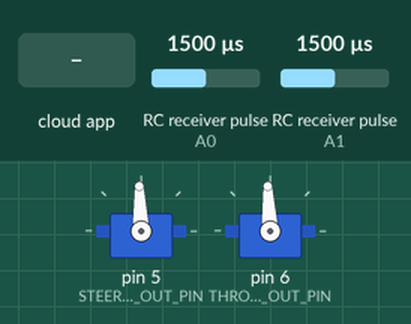
Simulated run of this sketch. Board: Arduino Uno, built with avr-gcc and run on an emulated ATmega328P. Parts: 2 × servo. Wiring (inferred from the names in the program): 2 × RC receiver channel: data A0 / data A1. The test bench sets the inputs (shaded band); at power-on: RC receiver pulse (sensors on A0, A1) 1500 µs. The ROS host is connected and sends only what is stated.

Above: at 1.5 s.
1.6 s: RC receiver pulse (sensor on A0) set to 1020 µs
At 3.85 s:
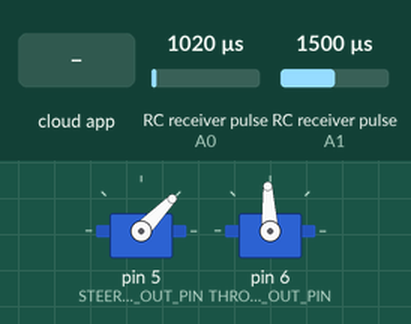
4.6 s: RC receiver pulse (sensor on A1) set to 1020 µs
At 5.9 s:
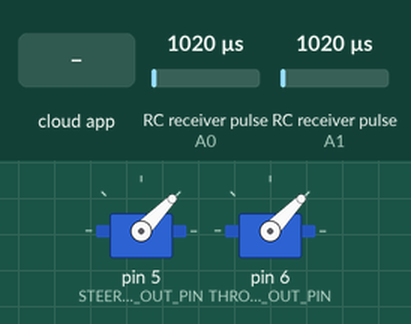
7.6 s: the phone or cloud app sets linear.x to -100
10.6 s: RC receiver pulse (sensor on A0) set to 1250 µs
At 11.56 s:
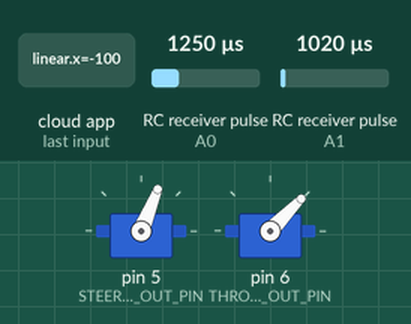
13.6 s: RC receiver pulse (sensor on A1) set to 1500 µs
At 14.65 s:
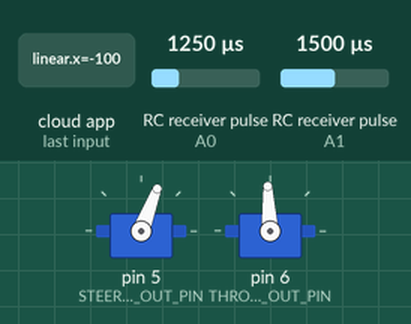
16.6 s: RC receiver pulse (sensor on A0) set to 1500 µs
Timing chart, 0 to 20.6 s (numbered marks = the images above; inputs shaded):
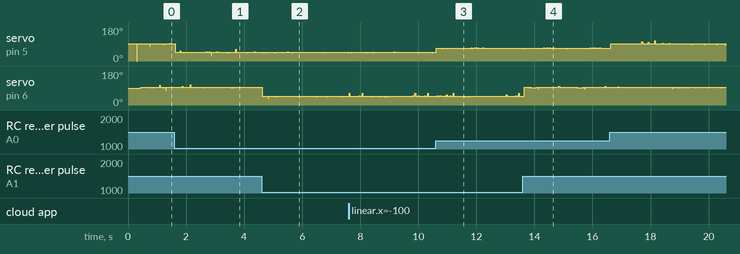

The sketch:

xmaxx_arduino_rc.ino
```cpp
#include <TimedAction.h>
#include <ros.h>
#include <Servo.h>
#include <PinChangeInt.h>
#include <std_msgs/UInt16.h>
#include <std_msgs/String.h>
#include <std_msgs/Int32.h>
#include <std_msgs/Empty.h>
#include <geometry_msgs/Twist.h>
#include <geometry_msgs/TwistStamped.h>

// Assign your channel in pins.
#define THROTTLE_IN_PIN A1
#define STEERING_IN_PIN A0

// Assign your channel out pins.
#define THROTTLE_OUT_PIN 6
#define STEERING_OUT_PIN 5

#define analogLow 988
#define analogHigh 1988
#define analogCenter 1488
#define analogCenterLow 1458
#define analogCenterHigh 1518

// Time to wait each loop.
#define SPIN_DELAY 2

// Single logging function timer.
#define TELEMETRY_ACTION_DELAY 30

// In keyboard control mode set throttle to zero on message receiver timeout.
#define CMD_RECEIVED_TIMEOUT 500

// These bit flags are set in bUpdateFlagsShared to indicate which
// channels have new signals.
#define THROTTLE_FLAG 1
#define STEERING_FLAG 2

// Time the last command was received on the throttle channel.
volatile uint32_t lastCmdReceivedTime;

// holds the update flags defined above
volatile uint8_t bUpdateFlagsShared;

// shared variables are updated by the ISR and read by loop.
// In loop we immediatley take local copies so that the ISR can keep ownership of the
// shared ones. To access these in loop
// we first turn interrupts off with noInterrupts
// we take a copy to use in loop and the turn interrupts back on
// as quickly as possible, this ensures that we are always able to receive new signals
volatile uint16_t unThrottleInShared;
volatile uint16_t unSteeringInShared;

// These are used to record the rising edge of a pulse in the calcInput functions
// They do not need to be volatile as they are only used in the ISR. If we wanted
// to refer to these in loop and the ISR then they would need to be declared volatile
uint32_t ulThrottleStart;
uint32_t ulSteeringStart;

// control source {1: human-radio, 2: human-keyboard, 3: computer}
// Read the values from the pins in radio control mode only.
volatile uint8_t control_mode;

ros::NodeHandle nodeHandle;
geometry_msgs::TwistStamped message;

// Servo objects generate the signals expected by Electronic Speed Controllers and Servos
// We will use the objects to output the signals we read in
// this example code provides a straight pass through of the signal with no custom processing
Servo servoThrottle;
Servo servoSteering;

TimedAction cmdLogAction = TimedAction(TELEMETRY_ACTION_DELAY, publish_telemetry);

/*
   The interrupt service routine attached to the trottle pin.
*/
void calcThrottle() {
  if (control_mode == 1) {
    // if the pin is high, its a rising edge of the signal pulse, so lets record its value
    if (digitalRead(THROTTLE_IN_PIN) == HIGH) {
      ulThrottleStart = micros();
    }
    else {
      // else it must be a falling edge, so lets get the time and subtract the time of the rising edge
      // this gives use the time between the rising and falling edges i.e. the pulse duration.
      unThrottleInShared = (uint16_t)(micros() - ulThrottleStart);
      // use set the throttle flag to indicate that a new throttle signal has been received
      bUpdateFlagsShared |= THROTTLE_FLAG;
    }
  }
}

/*
   The interrupt service routine attached to the steering pin.
*/
void calcSteering() {
  if (control_mode == 1) {
    if (digitalRead(STEERING_IN_PIN) == HIGH) {
      ulSteeringStart = micros();
    }
    else {
      unSteeringInShared = (uint16_t)(micros() - ulSteeringStart);
      bUpdateFlagsShared |= STEERING_FLAG;
    }
  }
}

ros::Publisher publisher("/roy_teleop/cmd_logging", &message);

/*
   2 Channels in keyboard mode separate throttle from steering.
    angular.x = channel {0: none, 1: throttle, 2: steering, 3: both}
    angular.y = _
    angular.z = steering
    linear.x = control source {0: use last, 1: human-radio, 2: human-keyboard, 3: computer}
    linear.y = _
    linear.z = throttle
*/
void publish_telemetry() {
  publish_teleop(servoSteering.readMicroseconds(), servoThrottle.readMicroseconds(), (int) control_mode);
}

void publish_teleop(int angle, int throttle, int ctl_source) {
  message.header.stamp = nodeHandle.now();
  message.twist.angular.z = angle;
  message.twist.linear.x = ctl_source;
  message.twist.linear.z = throttle;
  publisher.publish(&message);
}

/*
   Switch off throttle on command receiver timeout when not in radio mode.
*/
void check_throttle() {
  if (control_mode == 1) {
    return;
  }

  if ((micros() - lastCmdReceivedTime) / 1000 > CMD_RECEIVED_TIMEOUT) {
    if (servoThrottle.readMicroseconds() != analogCenter) {
      servoThrottle.writeMicroseconds(analogCenter);
    }
  }
}

/*
  Drive the servos by radio control.
*/
void rcDrive() {
  if (control_mode != 1) {
    return;
  }

  // create local variables to hold a local copies of the channel inputs
  // these are declared static so that thier values will be retained
  // between calls to loop.
  static uint16_t unThrottleIn;
  static uint16_t unSteeringIn;

  // local copy of update flags
  static uint8_t bUpdateFlags;

  // check shared update flags to see if any channels have a new signal
  if (bUpdateFlagsShared) {
    // turn interrupts off quickly while we take local copies of the shared variables
    noInterrupts();

    // take a local copy of which channels were updated in case we need to use this in the rest of loop
    bUpdateFlags = bUpdateFlagsShared;

    // in the current code, the shared values are always populated
    // so we could copy them without testing the flags
    // however in the future this could change, so lets
    // only copy when the flags tell us we can.
    if (bUpdateFlags & THROTTLE_FLAG) {
      unThrottleIn = unThrottleInShared;
    }

    if (bUpdateFlags & STEERING_FLAG) {
      unSteeringIn = unSteeringInShared;
    }

    // clear shared copy of updated flags as we have already taken the updates
    // we still have a local copy if we need to use it in bUpdateFlags
    bUpdateFlagsShared = 0;

    interrupts(); // we have local copies of the inputs, so now we can turn interrupts back on
    // as soon as interrupts are back on, we can no longer use the shared copies, the interrupt
    // service routines own these and could update them at any time. During the update, the
    // shared copies may contain junk. Luckily we have our local copies to work with :-)
  }

  // do any processing from here onwards
  // only use the local values unAuxIn, unThrottleIn and unSteeringIn, the shared
  // variables unAuxInShared, unThrottleInShared, unSteeringInShared are always owned by
  // the interrupt routines and should not be used in loop

  // the following code provides simple pass through
  // this is a good initial test, the Arduino will pass through
  // receiver input as if the Arduino is not there.
  // This should be used to confirm the circuit and power
  // before attempting any custom processing in a project.

  // we are checking to see if the channel value has changed, this is indicated
  // by the flags. For the simple pass through we don't really need this check,
  // but for a more complex project where a new signal requires significant processing
  // this allows us to only calculate new values when we have new inputs, rather than
  // on every cycle.

  if (bUpdateFlags & THROTTLE_FLAG) {
    if (servoThrottle.readMicroseconds() != unThrottleIn) {
      servoThrottle.writeMicroseconds(unThrottleIn);
    }
  }

  if (bUpdateFlags & STEERING_FLAG) {
    if (unSteeringIn > analogCenterLow && unSteeringIn < analogCenterHigh) {
      centerSteering();
    }
    else if (servoSteering.readMicroseconds() != unSteeringIn) {
      servoSteering.writeMicroseconds(unSteeringIn);
    }
  }

  bUpdateFlags = 0;
}

/*
   Ros command topic listener function.
   Drives the servos with the command values.
   (use-cases:
      input toggle control = switch joystick on or off
      input drive = throttle and steering
    )

   2 Channels in keyboard mode separate throttle from steering.
    angular.x = channel {0: none, 1: throttle, 2: steering, 3: both}
    angular.y = _
    angular.z = steering
    linear.x = control source {0: use last, 1: human-radio, 2: human-keyboard, 3: computer}
    linear.y = _
    linear.z = throttle
*/
void msgDrive(const geometry_msgs::Twist& msg) {
  // Use the current control setting unless change is required.
  int _control = (int) msg.linear.x;
  if (_control > 0) {
    control_mode = _control;
  }

  // Abort cmd processing when on radio.
  if (control_mode == 1) {
    return;
  }

  uint16_t channel = (uint16_t) msg.angular.x;
  uint16_t angle = (uint16_t) msg.angular.z;
  uint16_t throttle = (uint16_t) msg.linear.z;

  // Drive the servos depending on which channel is active.
  if (channel == 1 || channel == 3) {
    lastCmdReceivedTime = micros();
    if (servoThrottle.readMicroseconds() != throttle) {
      // Protect against malformed cmd values.
      if (throttle > analogHigh) {
        throttle = analogHigh;
      } else if (throttle < analogLow) {
        throttle = analogLow;
      }
      servoThrottle.writeMicroseconds(throttle);
    }
  }

  if (channel == 2 || channel == 3) {
    if (servoSteering.readMicroseconds() != angle) {
      // Protect against malformed cmd values.
      if (angle > analogHigh) {
        angle = analogHigh;
      } else if (angle < analogLow) {
        angle = analogLow;
      }
      servoSteering.writeMicroseconds(angle);
    }
  }
}

ros::Subscriber<geometry_msgs::Twist> subscriber("/roy_teleop/cmd_vel", &msgDrive);

void centerSteering() {
  servoSteering.writeMicroseconds(analogCenter);
}

void setup() {
  Serial.begin(57600);

  servoSteering.attach(STEERING_OUT_PIN);
  servoThrottle.attach(THROTTLE_OUT_PIN);

  PCintPort::attachInterrupt(STEERING_IN_PIN, calcSteering, CHANGE);
  PCintPort::attachInterrupt(THROTTLE_IN_PIN, calcThrottle, CHANGE);

  centerSteering();
  delay(300);

  control_mode = 1;

  nodeHandle.initNode();
  nodeHandle.subscribe(subscriber);
  nodeHandle.advertise(publisher);
}

void loop() {
  rcDrive();
  nodeHandle.spinOnce();
  check_throttle();
  cmdLogAction.check();
  delay(SPIN_DELAY);
}
```
